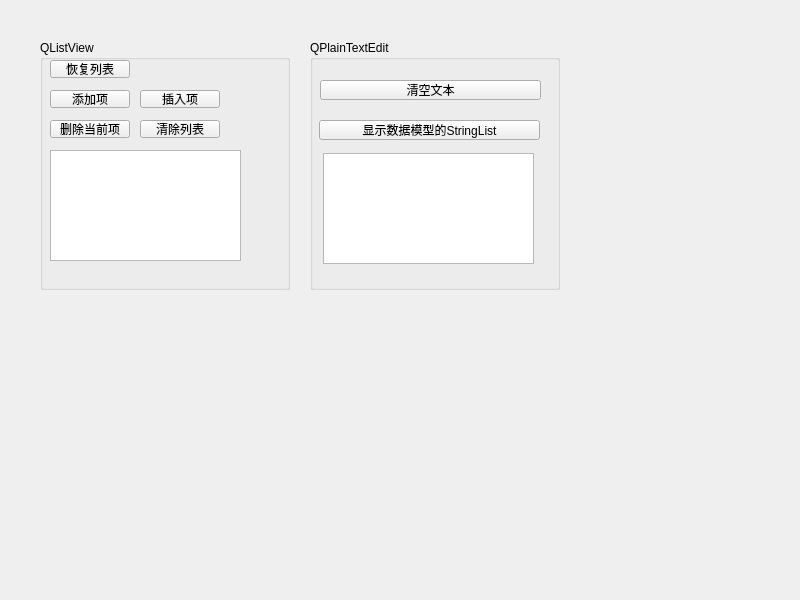
<?xml version="1.0" encoding="UTF-8"?>
<ui version="4.0">
 <class>Widget</class>
 <widget class="QWidget" name="Widget">
  <property name="geometry">
   <rect>
    <x>0</x>
    <y>0</y>
    <width>800</width>
    <height>600</height>
   </rect>
  </property>
  <property name="windowTitle">
   <string>Widget</string>
  </property>
  <widget class="QGroupBox" name="groupBox">
   <property name="geometry">
    <rect>
     <x>40</x>
     <y>40</y>
     <width>250</width>
     <height>250</height>
    </rect>
   </property>
   <property name="title">
    <string>QListView</string>
   </property>
   <widget class="QPushButton" name="pushButton">
    <property name="geometry">
     <rect>
      <x>10</x>
      <y>20</y>
      <width>80</width>
      <height>18</height>
     </rect>
    </property>
    <property name="text">
     <string>恢复列表</string>
    </property>
   </widget>
   <widget class="QPushButton" name="btnListAppend">
    <property name="geometry">
     <rect>
      <x>10</x>
      <y>50</y>
      <width>80</width>
      <height>18</height>
     </rect>
    </property>
    <property name="text">
     <string>添加项</string>
    </property>
   </widget>
   <widget class="QPushButton" name="btnListDelete">
    <property name="geometry">
     <rect>
      <x>10</x>
      <y>80</y>
      <width>80</width>
      <height>18</height>
     </rect>
    </property>
    <property name="text">
     <string>删除当前项</string>
    </property>
   </widget>
   <widget class="QPushButton" name="btnListInsert">
    <property name="geometry">
     <rect>
      <x>100</x>
      <y>50</y>
      <width>80</width>
      <height>18</height>
     </rect>
    </property>
    <property name="text">
     <string>插入项</string>
    </property>
   </widget>
   <widget class="QPushButton" name="btnListClear">
    <property name="geometry">
     <rect>
      <x>100</x>
      <y>80</y>
      <width>80</width>
      <height>18</height>
     </rect>
    </property>
    <property name="text">
     <string>清除列表</string>
    </property>
   </widget>
   <widget class="QListView" name="listView">
    <property name="geometry">
     <rect>
      <x>10</x>
      <y>110</y>
      <width>191</width>
      <height>111</height>
     </rect>
    </property>
   </widget>
  </widget>
  <widget class="QGroupBox" name="groupBox_2">
   <property name="geometry">
    <rect>
     <x>310</x>
     <y>40</y>
     <width>250</width>
     <height>250</height>
    </rect>
   </property>
   <property name="title">
    <string>QPlainTextEdit</string>
   </property>
   <widget class="QPushButton" name="pushButton_6">
    <property name="geometry">
     <rect>
      <x>10</x>
      <y>40</y>
      <width>221</width>
      <height>20</height>
     </rect>
    </property>
    <property name="text">
     <string>清空文本</string>
    </property>
   </widget>
   <widget class="QPushButton" name="btnTextImport">
    <property name="geometry">
     <rect>
      <x>9</x>
      <y>80</y>
      <width>221</width>
      <height>20</height>
     </rect>
    </property>
    <property name="text">
     <string>显示数据模型的StringList</string>
    </property>
   </widget>
   <widget class="QPlainTextEdit" name="plainTextEdit">
    <property name="geometry">
     <rect>
      <x>13</x>
      <y>113</y>
      <width>211</width>
      <height>111</height>
     </rect>
    </property>
   </widget>
  </widget>
 </widget>
 <resources/>
 <connections/>
</ui>
